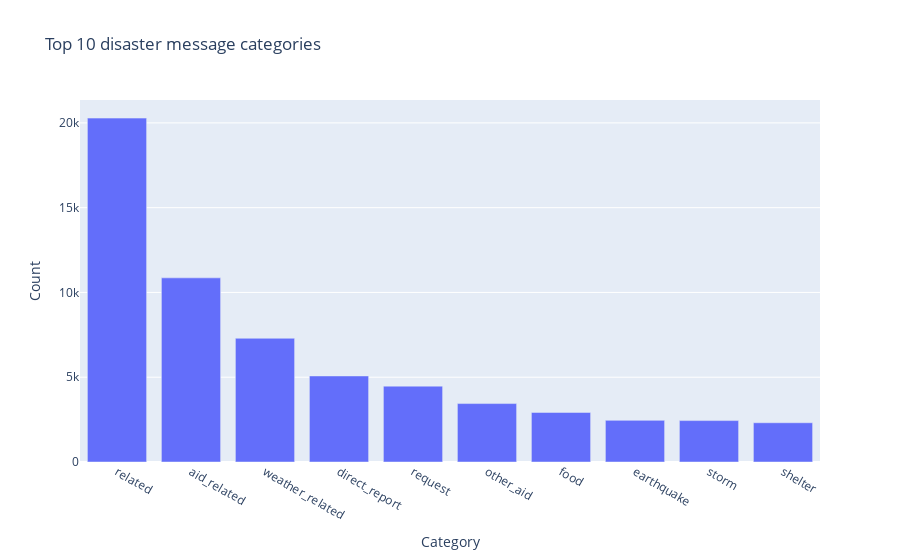

Notebook source saved alongside this figure:
### Code cell
# create a bar plot of the top 10 categories
fig = px.bar(x=top_10_categories_counts.index, y=top_10_categories_counts.values,
                labels={'x': 'Category', 'y': 'Count'},
                title='Top 10 disaster message categories')
fig.show()

### Figure 1 — Plotly figure (JSON) as saved in the notebook; plotly's stock layout.template omitted (floating-point values rounded to 4 significant figures)
{"data": [{"alignmentgroup": "True", "hovertemplate": "Category=%{x}<br>Count=%{y}<extra></extra>", "legendgroup": "", "marker": {"color": "#636efa", "pattern": {"shape": ""}}, "name": "", "offsetgroup": "", "orientation": "v", "showlegend": false, "textposition": "auto", "type": "bar", "x": ["related", "aid_related", "weather_related", "direct_report", "request", "other_aid", "food", "earthquake", "storm", "shelter"], "xaxis": "x", "y": [20282, 10860, 7297, 5075, 4474, 3446, 2923, 2455, 2443, 2314], "yaxis": "y"}], "layout": {"barmode": "relative", "legend": {"tracegroupgap": 0}, "title": {"text": "Top 10 disaster message categories"}, "xaxis": {"anchor": "y", "domain": [0, 1], "title": {"text": "Category"}}, "yaxis": {"anchor": "x", "domain": [0, 1], "title": {"text": "Count"}}}}
